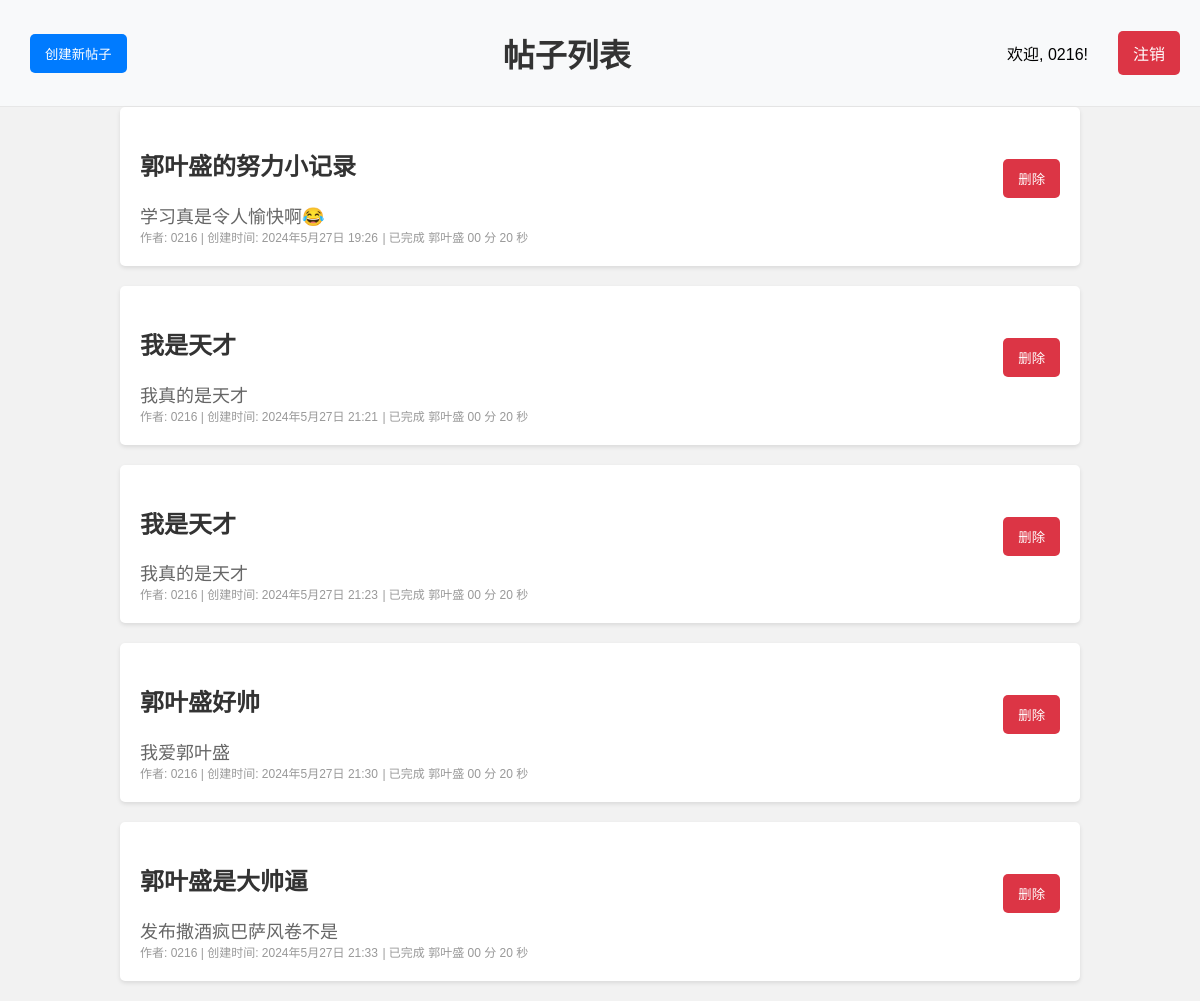
The page / (signed in) on the database its author committed.
### community/models.py (models this page shows, shortened)
class Post(models.Model):
    title = models.CharField(max_length=200)
    content = models.TextField()
    author = models.ForeignKey(User, on_delete=models.CASCADE)
    created_at = models.DateTimeField(auto_now_add=True)
    task = models.CharField(max_length=200, default='')
    task_time = models.CharField(max_length=200, default='')
    likes = models.ManyToManyField(User, related_name='post_likes', blank=True)
    class Meta:
        db_table = 'article_tb'  #定义表名
        verbose_name = '文章'  #后台显示
        verbose_name_plural = verbose_name  #后台显示的复数

### community/views.py (the view)
# urls.py: path('', views.post_list, name='post_list'),
@login_required
def post_list(request):
    posts = Post.objects.all()
    return render(request, 'community/post_list.html', {'posts': posts})

### community/templatetags/filters.py (called while the page is built)
@register.filter
def time_format(value):
    minutes, seconds = value.split(':')
    return f'{minutes} 分 {seconds} 秒'

### community/templates/community/post_list.html (shortened to what this page needs)
{% load static %}
{% load filters %}
<link rel="stylesheet" href="{% static 'community/post_list_style.css' %}">
<!DOCTYPE html>
<html lang="zh">
<head>
</head>
<body>
    <div class="navbar">
        <div class="navbar-left">
            {% if user.is_authenticated %}
                <button onclick="location.href='{% url 'post_create' %}'">创建新帖子</button>
            {% endif %}
        </div>
        <div class="navbar-center">
            <h1>帖子列表</h1>
        </div>
        <div class="navbar-right">
            {% if user.is_authenticated %}
                <p>欢迎, {{ user.username }}!</p>
                <a href="{% url 'logout' %}" class="red-button">注销</a>
            {% else %}
                <a href="{% url 'login' %}">登录</a>
                <a href="{% url 'signup' %}">注册</a>
            {% endif %}
        </div>
    </div>
    <div class="content">
        {% if posts %}
            <ul>
                {% for post in posts %}
                    <li>
                        <div>
                            <h2><a href="{% url 'post_detail' post.id %}">{{ post.title }}</a></h2>
                            <p>{{ post.content }}</p>
                            <p1>作者: {{ post.author.username }} | 创建时间: {{ post.created_at }}</p1>
                            {% if post.task and post.task_time %}
                                <p1>| 已完成 {{ post.task }} {{ post.task_time|time_format }}</p1>
                            {% endif %}
                        </div>
                        {% if user.is_authenticated and user == post.author %}
                            <form method="post" action="{% url 'delete_post' post.id %}">
                                <button type="submit" class="red-button">删除</button>
                            </form>
                        {% endif %}
                    </li>
                {% endfor %}
            </ul>
        {% else %}
            <p>暂时没有帖子。</p>
        {% endif %}
    </div>
</body>
</html>

### community/static/community/post_list_style.css (style rules this page uses)
body { font-family: Arial, sans-serif; background-color: #f2f2f2; margin: 0; padding: 0; }
h1 { color: #333; margin-top: 20px; margin-bottom: 20px; text-align: center; }
ul { list-style-type: none; padding: 0; margin: 0 10%; }
li { background-color: #fff; margin-bottom: 20px; padding: 20px; border-radius: 5px; box-shadow: 0 2px 4px rgba(0, 0, 0, 0.1); display: flex; justify-content: space-between; align-items: center; }
h2 a { color: #333; text-decoration: none; }
li p { color: #666; margin: 0; font-size: 18px; }
li p1 { color: #999; margin: 0; font-size: 12px; }
.navbar { background-color: #f8f9fa; padding: 10px 20px; display: flex; justify-content: space-between; align-items: center; border-bottom: 1px solid #e7e7e7; }
.navbar-right { display: flex; align-items: center; }
.navbar-right p { margin-right: 20px; }
.navbar-right button, .navbar-right a, .navbar-left button { background-color: #007bff; color: white; padding: 10px 15px; border: none; border-radius: 5px; text-decoration: none; cursor: pointer; margin-left: 10px; }
.navbar-left { display: flex; align-items: center; }
.red-button, .navbar-right .red-button { background-color: #dc3545; color: white; padding: 10px 15px; border: none; border-radius: 5px; cursor: pointer; text-decoration: none; margin-left: 10px; }

### rows shown on the page
Post: title "郭叶盛的努力小记录", content "学习真是令人愉快啊😂", author.username "0216", created_at "2024年5月27日 19:26", task "郭叶盛", task_time "00 分 20 秒", shows "删除"
Post: title "我是天才", content "我真的是天才", author.username "0216", created_at "2024年5月27日 21:21", task "郭叶盛", task_time "00 分 20 秒", shows "删除"
Post: title "我是天才", content "我真的是天才", author.username "0216", created_at "2024年5月27日 21:23", task "郭叶盛", task_time "00 分 20 秒", shows "删除"
Post: title "郭叶盛好帅", content "我爱郭叶盛", author.username "0216", created_at "2024年5月27日 21:30", task "郭叶盛", task_time "00 分 20 秒", shows "删除"
Post: title "郭叶盛是大帅逼", content "发布撒酒疯巴萨风卷不是", author.username "0216", created_at "2024年5月27日 21:33", task "郭叶盛", task_time "00 分 20 秒", shows "删除"

### other values the page prints
{{ user.username }} "0216"
